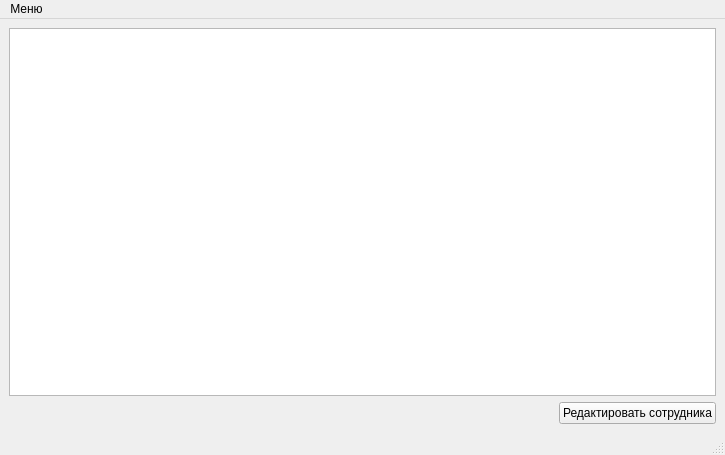
<?xml version="1.0" encoding="UTF-8"?>
<ui version="4.0">
 <class>DirectorWindow</class>
 <widget class="QMainWindow" name="DirectorWindow">
  <property name="geometry">
   <rect>
    <x>0</x>
    <y>0</y>
    <width>725</width>
    <height>455</height>
   </rect>
  </property>
  <property name="windowTitle">
   <string>MainWindow</string>
  </property>
  <widget class="QWidget" name="centralwidget">
   <layout class="QVBoxLayout" name="verticalLayout_2">
    <item>
     <layout class="QVBoxLayout" name="verticalLayout">
      <item>
       <widget class="QTableView" name="tableView"/>
      </item>
      <item>
       <layout class="QHBoxLayout" name="horizontalLayout">
        <item>
         <spacer name="horizontalSpacer">
          <property name="orientation">
           <enum>Qt::Horizontal</enum>
          </property>
          <property name="sizeHint" stdset="0">
           <size>
            <width>40</width>
            <height>20</height>
           </size>
          </property>
         </spacer>
        </item>
        <item>
         <widget class="QPushButton" name="editPushButton">
          <property name="text">
           <string>Редактировать сотрудника</string>
          </property>
         </widget>
        </item>
       </layout>
      </item>
     </layout>
    </item>
   </layout>
  </widget>
  <widget class="QMenuBar" name="menubar">
   <property name="geometry">
    <rect>
     <x>0</x>
     <y>0</y>
     <width>725</width>
     <height>23</height>
    </rect>
   </property>
   <widget class="QMenu" name="menu">
    <property name="title">
     <string>Меню</string>
    </property>
    <addaction name="updateList"/>
    <addaction name="quit"/>
   </widget>
   <addaction name="menu"/>
  </widget>
  <widget class="QStatusBar" name="statusbar"/>
  <action name="quit">
   <property name="text">
    <string>Выйти</string>
   </property>
  </action>
  <action name="updateList">
   <property name="text">
    <string>Обновить список</string>
   </property>
  </action>
 </widget>
 <resources/>
 <connections>
  <connection>
   <sender>editPushButton</sender>
   <signal>clicked()</signal>
   <receiver>DirectorWindow</receiver>
   <slot>editEmployee()</slot>
   <hints>
    <hint type="sourcelabel">
     <x>442</x>
     <y>382</y>
    </hint>
    <hint type="destinationlabel">
     <x>383</x>
     <y>385</y>
    </hint>
   </hints>
  </connection>
  <connection>
   <sender>quit</sender>
   <signal>triggered()</signal>
   <receiver>DirectorWindow</receiver>
   <slot>quit()</slot>
   <hints>
    <hint type="sourcelabel">
     <x>-1</x>
     <y>-1</y>
    </hint>
    <hint type="destinationlabel">
     <x>290</x>
     <y>212</y>
    </hint>
   </hints>
  </connection>
  <connection>
   <sender>updateList</sender>
   <signal>triggered()</signal>
   <receiver>DirectorWindow</receiver>
   <slot>updateEmployee()</slot>
   <hints>
    <hint type="sourcelabel">
     <x>-1</x>
     <y>-1</y>
    </hint>
    <hint type="destinationlabel">
     <x>290</x>
     <y>212</y>
    </hint>
   </hints>
  </connection>
  <connection>
   <sender>tableView</sender>
   <signal>doubleClicked(QModelIndex)</signal>
   <receiver>DirectorWindow</receiver>
   <slot>editEmployee()</slot>
   <hints>
    <hint type="sourcelabel">
     <x>360</x>
     <y>196</y>
    </hint>
    <hint type="destinationlabel">
     <x>362</x>
     <y>227</y>
    </hint>
   </hints>
  </connection>
 </connections>
 <slots>
  <slot>editEmployee()</slot>
  <slot>quit()</slot>
  <slot>updateEmployee()</slot>
 </slots>
</ui>
